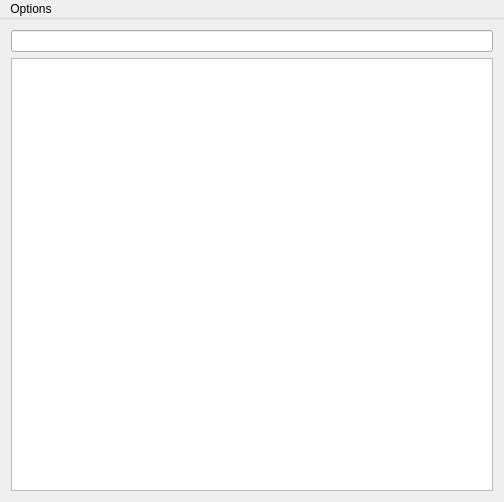
<?xml version="1.0" encoding="UTF-8"?>
<ui version="4.0">
 <class>MainWindow</class>
 <widget class="QMainWindow" name="MainWindow">
  <property name="geometry">
   <rect>
    <x>0</x>
    <y>0</y>
    <width>504</width>
    <height>502</height>
   </rect>
  </property>
  <property name="windowTitle">
   <string>MainWindow</string>
  </property>
  <widget class="QWidget" name="centralWidget">
   <layout class="QVBoxLayout" name="verticalLayout">
    <item>
     <widget class="QLineEdit" name="filter_line"/>
    </item>
    <item>
     <widget class="QListWidget" name="results_list"/>
    </item>
   </layout>
  </widget>
  <widget class="QMenuBar" name="menuBar">
   <property name="geometry">
    <rect>
     <x>0</x>
     <y>0</y>
     <width>504</width>
     <height>21</height>
    </rect>
   </property>
   <widget class="QMenu" name="menuFile">
    <property name="title">
     <string>Options</string>
    </property>
    <addaction name="actionReload"/>
    <addaction name="action_path_select"/>
    <addaction name="separator"/>
    <addaction name="actionQuit"/>
   </widget>
   <addaction name="menuFile"/>
  </widget>
  <action name="action_path_select">
   <property name="text">
    <string>Select path</string>
   </property>
   <property name="shortcut">
    <string>Ctrl+O</string>
   </property>
  </action>
  <action name="actionQuit">
   <property name="text">
    <string>Quit</string>
   </property>
  </action>
  <action name="actionReload">
   <property name="text">
    <string>Reload</string>
   </property>
  </action>
 </widget>
 <layoutdefault spacing="6" margin="11"/>
 <resources/>
 <connections/>
</ui>
